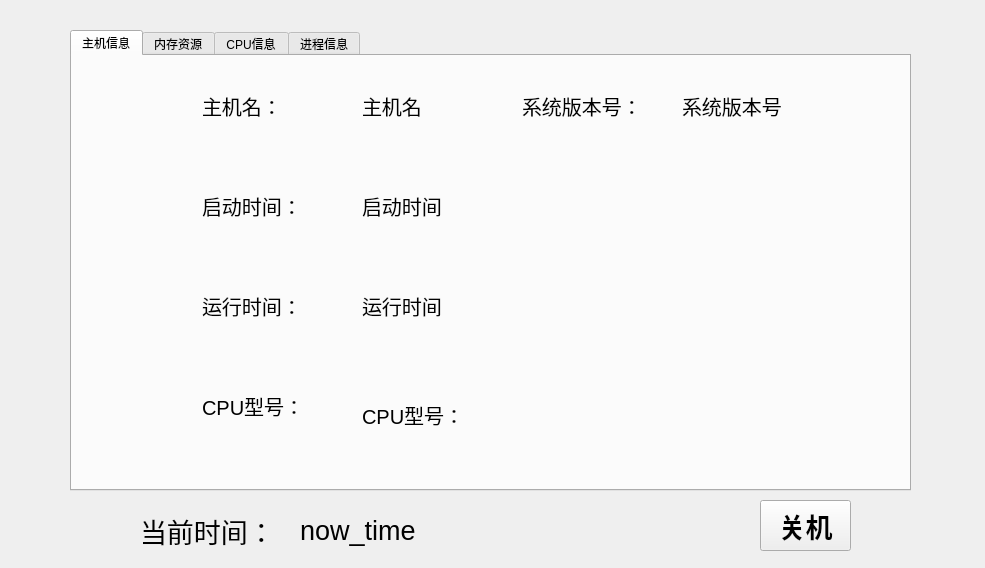
<?xml version="1.0" encoding="UTF-8"?>
<ui version="4.0">
 <class>MainWindow</class>
 <widget class="QMainWindow" name="MainWindow">
  <property name="geometry">
   <rect>
    <x>0</x>
    <y>0</y>
    <width>985</width>
    <height>568</height>
   </rect>
  </property>
  <property name="windowTitle">
   <string>MainWindow</string>
  </property>
  <widget class="QWidget" name="centralwidget">
   <widget class="QTabWidget" name="tabWidget">
    <property name="geometry">
     <rect>
      <x>70</x>
      <y>30</y>
      <width>841</width>
      <height>461</height>
     </rect>
    </property>
    <property name="currentIndex">
     <number>0</number>
    </property>
    <widget class="QWidget" name="Main">
     <attribute name="title">
      <string>主机信息</string>
     </attribute>
     <widget class="QLabel" name="host_name">
      <property name="geometry">
       <rect>
        <x>290</x>
        <y>20</y>
        <width>250</width>
        <height>60</height>
       </rect>
      </property>
      <property name="font">
       <font>
        <pointsize>15</pointsize>
       </font>
      </property>
      <property name="text">
       <string>主机名</string>
      </property>
     </widget>
     <widget class="QLabel" name="start_time">
      <property name="geometry">
       <rect>
        <x>290</x>
        <y>120</y>
        <width>250</width>
        <height>60</height>
       </rect>
      </property>
      <property name="font">
       <font>
        <pointsize>15</pointsize>
       </font>
      </property>
      <property name="text">
       <string>启动时间</string>
      </property>
     </widget>
     <widget class="QLabel" name="run_time">
      <property name="geometry">
       <rect>
        <x>290</x>
        <y>220</y>
        <width>250</width>
        <height>60</height>
       </rect>
      </property>
      <property name="font">
       <font>
        <pointsize>15</pointsize>
       </font>
      </property>
      <property name="frameShape">
       <enum>QFrame::NoFrame</enum>
      </property>
      <property name="text">
       <string>运行时间</string>
      </property>
     </widget>
     <widget class="QLabel" name="sys_version_2">
      <property name="geometry">
       <rect>
        <x>450</x>
        <y>20</y>
        <width>250</width>
        <height>60</height>
       </rect>
      </property>
      <property name="font">
       <font>
        <pointsize>15</pointsize>
       </font>
      </property>
      <property name="text">
       <string>系统版本号：</string>
      </property>
     </widget>
     <widget class="QLabel" name="CPU_type">
      <property name="geometry">
       <rect>
        <x>130</x>
        <y>320</y>
        <width>250</width>
        <height>60</height>
       </rect>
      </property>
      <property name="font">
       <font>
        <pointsize>15</pointsize>
       </font>
      </property>
      <property name="text">
       <string>CPU型号：</string>
      </property>
     </widget>
     <widget class="QLabel" name="start_time_2">
      <property name="geometry">
       <rect>
        <x>130</x>
        <y>120</y>
        <width>250</width>
        <height>60</height>
       </rect>
      </property>
      <property name="font">
       <font>
        <pointsize>15</pointsize>
       </font>
      </property>
      <property name="text">
       <string>启动时间：</string>
      </property>
     </widget>
     <widget class="QLabel" name="host_name_2">
      <property name="geometry">
       <rect>
        <x>130</x>
        <y>20</y>
        <width>250</width>
        <height>60</height>
       </rect>
      </property>
      <property name="font">
       <font>
        <pointsize>15</pointsize>
       </font>
      </property>
      <property name="text">
       <string>主机名：</string>
      </property>
     </widget>
     <widget class="QLabel" name="run_time_2">
      <property name="geometry">
       <rect>
        <x>130</x>
        <y>220</y>
        <width>250</width>
        <height>60</height>
       </rect>
      </property>
      <property name="font">
       <font>
        <pointsize>15</pointsize>
       </font>
      </property>
      <property name="frameShape">
       <enum>QFrame::NoFrame</enum>
      </property>
      <property name="text">
       <string>运行时间：</string>
      </property>
     </widget>
     <widget class="QLabel" name="sys_version">
      <property name="geometry">
       <rect>
        <x>610</x>
        <y>20</y>
        <width>250</width>
        <height>60</height>
       </rect>
      </property>
      <property name="font">
       <font>
        <pointsize>15</pointsize>
       </font>
      </property>
      <property name="text">
       <string>系统版本号</string>
      </property>
     </widget>
     <widget class="QLabel" name="CPU_name">
      <property name="geometry">
       <rect>
        <x>290</x>
        <y>320</y>
        <width>411</width>
        <height>78</height>
       </rect>
      </property>
      <property name="font">
       <font>
        <pointsize>15</pointsize>
       </font>
      </property>
      <property name="text">
       <string>CPU型号：</string>
      </property>
     </widget>
    </widget>
    <widget class="QWidget" name="Memory">
     <attribute name="title">
      <string>内存资源</string>
     </attribute>
     <widget class="QLabel" name="label_6">
      <property name="geometry">
       <rect>
        <x>40</x>
        <y>10</y>
        <width>180</width>
        <height>70</height>
       </rect>
      </property>
      <property name="font">
       <font>
        <pointsize>15</pointsize>
       </font>
      </property>
      <property name="text">
       <string>内存使用率</string>
      </property>
     </widget>
     <widget class="QProgressBar" name="progressBar_mem">
      <property name="geometry">
       <rect>
        <x>150</x>
        <y>20</y>
        <width>601</width>
        <height>41</height>
       </rect>
      </property>
      <property name="value">
       <number>24</number>
      </property>
     </widget>
     <widget class="QLabel" name="mem_line">
      <property name="geometry">
       <rect>
        <x>90</x>
        <y>100</y>
        <width>720</width>
        <height>300</height>
       </rect>
      </property>
      <property name="text">
       <string/>
      </property>
     </widget>
     <widget class="QLabel" name="label_7">
      <property name="geometry">
       <rect>
        <x>20</x>
        <y>92</y>
        <width>67</width>
        <height>17</height>
       </rect>
      </property>
      <property name="font">
       <font>
        <pointsize>11</pointsize>
       </font>
      </property>
      <property name="text">
       <string>100%</string>
      </property>
     </widget>
     <widget class="QLabel" name="label_8">
      <property name="geometry">
       <rect>
        <x>20</x>
        <y>240</y>
        <width>67</width>
        <height>17</height>
       </rect>
      </property>
      <property name="font">
       <font>
        <pointsize>11</pointsize>
       </font>
      </property>
      <property name="text">
       <string>50%</string>
      </property>
     </widget>
     <widget class="QLabel" name="label_9">
      <property name="geometry">
       <rect>
        <x>20</x>
        <y>390</y>
        <width>67</width>
        <height>17</height>
       </rect>
      </property>
      <property name="font">
       <font>
        <pointsize>11</pointsize>
       </font>
      </property>
      <property name="text">
       <string>0%</string>
      </property>
     </widget>
    </widget>
    <widget class="QWidget" name="CPU">
     <attribute name="title">
      <string>CPU信息</string>
     </attribute>
     <widget class="QLabel" name="cpu_rate_2">
      <property name="geometry">
       <rect>
        <x>30</x>
        <y>0</y>
        <width>180</width>
        <height>70</height>
       </rect>
      </property>
      <property name="font">
       <font>
        <pointsize>15</pointsize>
       </font>
      </property>
      <property name="text">
       <string>CPU使用率：</string>
      </property>
     </widget>
     <widget class="QLabel" name="label">
      <property name="geometry">
       <rect>
        <x>20</x>
        <y>92</y>
        <width>67</width>
        <height>17</height>
       </rect>
      </property>
      <property name="text">
       <string>100%</string>
      </property>
     </widget>
     <widget class="QLabel" name="label_2">
      <property name="geometry">
       <rect>
        <x>20</x>
        <y>162</y>
        <width>67</width>
        <height>17</height>
       </rect>
      </property>
      <property name="text">
       <string>75%</string>
      </property>
     </widget>
     <widget class="QLabel" name="cpu_line">
      <property name="geometry">
       <rect>
        <x>90</x>
        <y>100</y>
        <width>720</width>
        <height>300</height>
       </rect>
      </property>
      <property name="text">
       <string/>
      </property>
     </widget>
     <widget class="QLabel" name="label_3">
      <property name="geometry">
       <rect>
        <x>20</x>
        <y>240</y>
        <width>67</width>
        <height>17</height>
       </rect>
      </property>
      <property name="text">
       <string>50%</string>
      </property>
     </widget>
     <widget class="QLabel" name="label_4">
      <property name="geometry">
       <rect>
        <x>20</x>
        <y>310</y>
        <width>67</width>
        <height>17</height>
       </rect>
      </property>
      <property name="text">
       <string>25%</string>
      </property>
     </widget>
     <widget class="QLabel" name="label_5">
      <property name="geometry">
       <rect>
        <x>20</x>
        <y>390</y>
        <width>67</width>
        <height>17</height>
       </rect>
      </property>
      <property name="text">
       <string>0%</string>
      </property>
     </widget>
     <widget class="QLabel" name="cpu_rate_3">
      <property name="geometry">
       <rect>
        <x>290</x>
        <y>0</y>
        <width>180</width>
        <height>70</height>
       </rect>
      </property>
      <property name="font">
       <font>
        <pointsize>15</pointsize>
       </font>
      </property>
      <property name="text">
       <string>%</string>
      </property>
     </widget>
     <widget class="QProgressBar" name="progressBar_cpu">
      <property name="geometry">
       <rect>
        <x>150</x>
        <y>20</y>
        <width>541</width>
        <height>41</height>
       </rect>
      </property>
      <property name="value">
       <number>24</number>
      </property>
     </widget>
    </widget>
    <widget class="QWidget" name="prograss">
     <attribute name="title">
      <string>进程信息</string>
     </attribute>
     <widget class="QListWidget" name="listWidget_process">
      <property name="geometry">
       <rect>
        <x>30</x>
        <y>20</y>
        <width>781</width>
        <height>351</height>
       </rect>
      </property>
      <property name="focusPolicy">
       <enum>Qt::StrongFocus</enum>
      </property>
     </widget>
     <widget class="QPushButton" name="pushButton_2">
      <property name="geometry">
       <rect>
        <x>220</x>
        <y>390</y>
        <width>89</width>
        <height>25</height>
       </rect>
      </property>
      <property name="text">
       <string>刷新</string>
      </property>
     </widget>
     <widget class="QPushButton" name="pushButton_3">
      <property name="geometry">
       <rect>
        <x>500</x>
        <y>390</y>
        <width>89</width>
        <height>25</height>
       </rect>
      </property>
      <property name="text">
       <string>结束</string>
      </property>
     </widget>
    </widget>
   </widget>
   <widget class="QPushButton" name="pushButton">
    <property name="geometry">
     <rect>
      <x>760</x>
      <y>500</y>
      <width>91</width>
      <height>51</height>
     </rect>
    </property>
    <property name="font">
     <font>
      <family>Umpush</family>
      <pointsize>20</pointsize>
      <weight>75</weight>
      <bold>true</bold>
     </font>
    </property>
    <property name="text">
     <string>关机</string>
    </property>
    <property name="iconSize">
     <size>
      <width>24</width>
      <height>16</height>
     </size>
    </property>
   </widget>
   <widget class="QLabel" name="now_time">
    <property name="geometry">
     <rect>
      <x>300</x>
      <y>510</y>
      <width>241</width>
      <height>41</height>
     </rect>
    </property>
    <property name="font">
     <font>
      <pointsize>20</pointsize>
     </font>
    </property>
    <property name="text">
     <string>now_time</string>
    </property>
   </widget>
   <widget class="QLabel" name="now_time_2">
    <property name="geometry">
     <rect>
      <x>140</x>
      <y>510</y>
      <width>241</width>
      <height>41</height>
     </rect>
    </property>
    <property name="font">
     <font>
      <pointsize>20</pointsize>
     </font>
    </property>
    <property name="text">
     <string>当前时间：</string>
    </property>
   </widget>
  </widget>
 </widget>
 <resources/>
 <connections/>
</ui>
